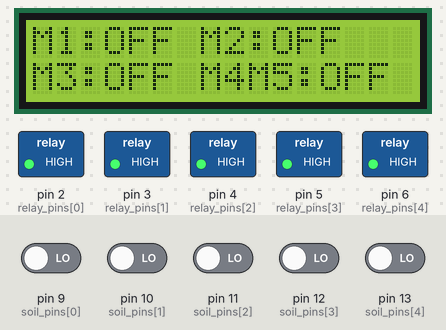
The sketch below on a simulated Arduino Uno, built with avr-gcc and run on an emulated ATmega328P. Parts: 16×2 character LCD, switched loads named in the sketch (green lamp = pin HIGH). Inputs (shaded band) come from the test bench; at power-on: pin 9 (soil_pins[0]), pin 10 (soil_pins[1]), pin 11 (soil_pins[2]), pin 12 (soil_pins[3]), pin 13 (soil_pins[4]) LOW. What the sketch prints to the serial monitor is not drawn.

Above: at 3.2 s.
3.3 s: pin 9 (soil_pins[0]) driven HIGH
At 5.5 s:
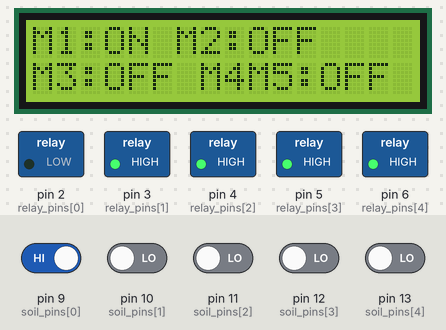
6.0 s: pin 10 (soil_pins[1]) driven HIGH
At 8.1 s:
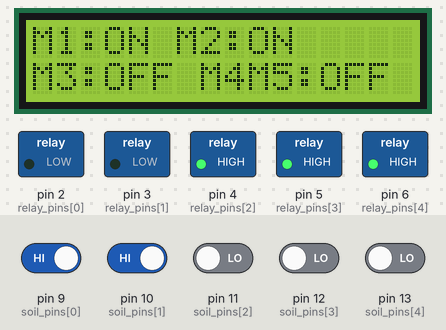
8.4 s: pin 11 (soil_pins[2]) driven HIGH
At 10.4 s:
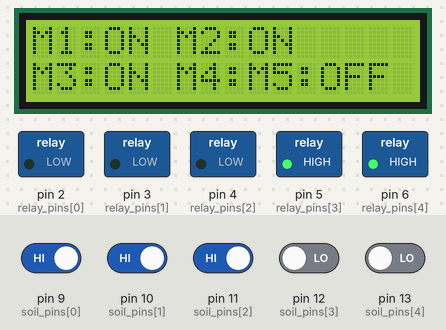
10.7 s: pin 13 (soil_pins[4]) driven HIGH
At 12.8 s:
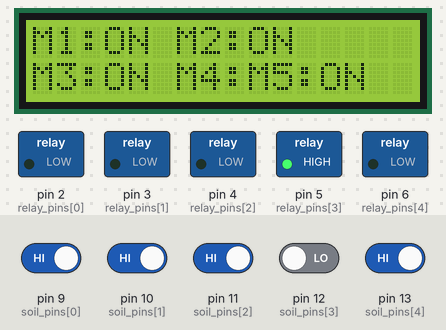
13.1 s: pin 9 (soil_pins[0]) driven LOW
At 15.1 s:
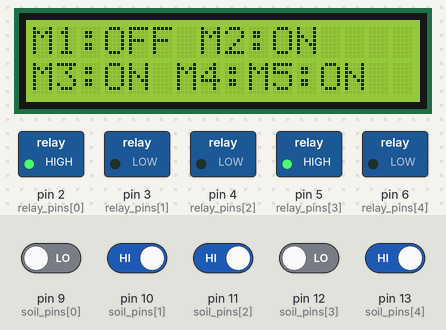
15.4 s: pin 10 (soil_pins[1]) driven LOW
At 17.6 s:
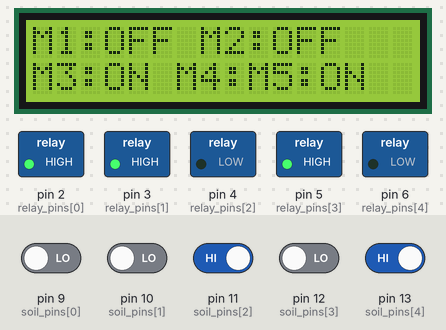
Timing chart, 0 to 18.8 s (numbered marks = the images above; inputs shaded):
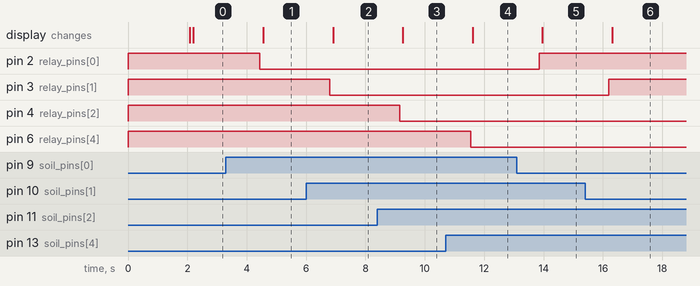

Measured:
- after the input at 3.3 s, pin 2 (relay_pins[0]): HIGH → LOW after 1.1 s; the display: changes after 1.3 s (image 1)
- after the input at 6.0 s, pin 3 (relay_pins[1]): HIGH → LOW after 0.80 s; the display: changes after 0.91 s (image 2)
- after the input at 8.4 s, pin 4 (relay_pins[2]): HIGH → LOW after 0.76 s; the display: changes after 0.86 s (image 3)
- after the input at 10.7 s, pin 6 (relay_pins[4]): HIGH → LOW after 0.85 s; the display: changes after 0.91 s (image 4)
- after the input at 13.1 s, pin 2 (relay_pins[0]): LOW → HIGH after 0.75 s; the display: changes after 0.86 s (image 5)
- after the input at 15.4 s, pin 3 (relay_pins[1]): LOW → HIGH after 0.80 s; the display: changes after 0.91 s (image 6)

The sketch:

IRRIGATION_SYSTEM_Multi.ino
```cpp
#include <Wire.h>
#include <LiquidCrystal_I2C.h>

// Initialize LCD with I2C address 0x27
LiquidCrystal_I2C lcd(0x27, 16, 2);

// Relay and Soil Sensor Pins
int relay_pins[5] = {2, 3, 4, 5, 6};        // Relay pins
int soil_pins[5] = {9, 10, 11, 12, 13};      // Soil sensor pins
String motor_status[5];                      // Motor status storage

void setup() {
  // Initialize relay and soil sensor pins
  for (int i = 0; i < 5; i++) {
    pinMode(relay_pins[i], OUTPUT);  // Set relay pins as outputs
    pinMode(soil_pins[i], INPUT);    // Set soil sensor pins as inputs
    digitalWrite(relay_pins[i], HIGH);  // Turn off all relays initially
  }

  // Initialize Serial for debugging
  Serial.begin(9600);

  // Initialize LCD
  lcd.begin(16, 2);
  lcd.backlight();
  lcd.clear();
  lcd.setCursor(0, 0);
  lcd.print("Irrigation Sys");
  delay(2000);  // Initial message display delay
  lcd.clear();
}

void loop() {
  // Iterate through all 5 sensors and motors
  for (int i = 0; i < 5; i++) {
    int sensor_status = digitalRead(soil_pins[i]);  // Read soil sensor value
    if (sensor_status == HIGH) {  // If the soil is dry
      digitalWrite(relay_pins[i], LOW);  // Turn on the motor (active LOW)
      motor_status[i] = "ON";  // Update motor status
      Serial.print("Motor ");
      Serial.print(i + 1);
      Serial.println(": ON (Soil is dry)");
    } else {  // If the soil is wet
      digitalWrite(relay_pins[i], HIGH);  // Turn off the motor
      motor_status[i] = "OFF";  // Update motor status
      Serial.print("Motor ");
      Serial.print(i + 1);
      Serial.println(": OFF (Soil is wet)");
    }
  }

  // Display status of all 5 motors on the LCD
  lcd.clear();
  lcd.setCursor(0, 0);  // First line
  lcd.print("M1:");
  lcd.print(motor_status[0]);
  lcd.print(" M2:");
  lcd.print(motor_status[1]);
  lcd.setCursor(0, 1);  // Second line
  lcd.print("M3:");
  lcd.print(motor_status[2]);
  lcd.print(" M4:");
  lcd.print(motor_status[3]);
  lcd.setCursor(9, 1);  // Second line continuation for M5
  lcd.print("M5:");
  lcd.print(motor_status[4]);

  // Print all statuses to Serial Monitor
  Serial.println("Motor Status Summary:");
  Serial.println("M1: " + motor_status[0] + " | M2: " + motor_status[1] +
                 " | M3: " + motor_status[2] + " | M4: " + motor_status[3] +
                 " | M5: " + motor_status[4]);
  Serial.println("-------------------------");

  delay(1000);  // Delay between updates
}
```
